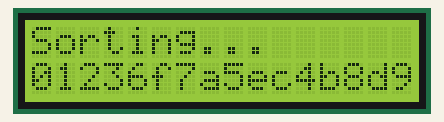
The sketch below on a simulated Arduino Uno, built with avr-gcc and run on an emulated ATmega328P. Parts: 16×2 character LCD. Random numbers use the default seed unless the sketch sets one.

Above: at 0.55 s.
At 13.2 s:
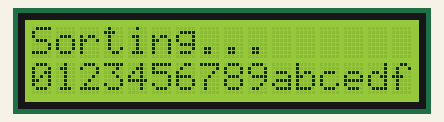
At 19.6 s:
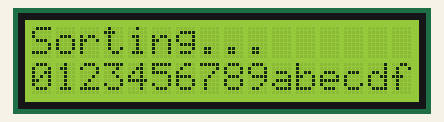
At 25.7 s:
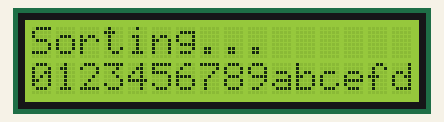
At 31.2 s:
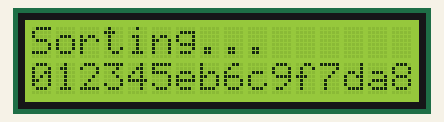
At 39.2 s:
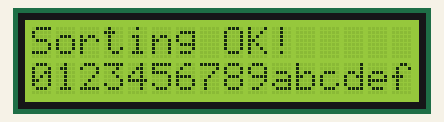

The sketch:

quickSortDisplay.ino
```cpp
#include <LiquidCrystal.h>

const int rs = 12, en = 11, d4 = 5, d5 = 4, d6 = 3, d7 = 2;
LiquidCrystal lcd(rs, en, d4, d5, d6, d7);

void setup() {
    lcd.begin(16, 2);
}

int partition(char array[], int length, int start, int end) {
    int pivotIndex = end;
    int leftIndex = start;
    int rightIndex = pivotIndex - 1;

    while (true) {
        while (array[leftIndex] < array[pivotIndex]) {
            leftIndex++;
        }

        while (array[rightIndex] > array[pivotIndex]) {
            rightIndex--;
        }

        if (leftIndex >= rightIndex) {
            break;
        }

        char temp = array[leftIndex];
        array[leftIndex] = array[rightIndex];
        array[rightIndex] = temp;
        temp = NULL;
    }

    char temp = array[leftIndex];
    array[leftIndex] = array[pivotIndex];
    array[pivotIndex] = temp;
    temp = NULL;

    return leftIndex;
}

void quickSort(char array[], int length, int start, int end) {
    delay(100);

    lcd.clear();
    lcd.setCursor(0, 0);
    lcd.print("Sorting...");
    lcd.setCursor(0, 1);
    // lcd.print("[");
    for (int i = 0; i < length; i++) {
        lcd.print(array[i]);
        // if (i == length - 1) {
        //     break;
        // } else {
        //     lcd.print(",");
        // }
    }
    // lcd.print("]");

    if (end - start <= 0) {
        return;
    }

    int pivot = partition(array, length, start, end);

    quickSort(array, length, start, pivot - 1);
    quickSort(array, length, pivot + 1, end);
}

void loop() {
    //char alphabet[16] = {'0', '1', '2', '3', '4', '5', '6', '7', '8', '9', 'A', 'B', 'C', 'D', 'E', 'F'};
    char myArray[16] = {'0', '1', '2', '3', '4', '5', '6', '7', '8', '9', 'a', 'b', 'c', 'd', 'e', 'f'};

    // int count = 0;
    // int i = 0;

    for (int i = 0; i < 100; i++) {
        int left = random(0, 16);
        int right = random(0, 16);

        if (left == right) {
            continue;
        }

        int temp = myArray[left];
        myArray[left] = myArray[right];
        myArray[right] = temp;
    }

    // while (count < 15) {
    //     int randomIndex = random(0, 16);

    //     if (alphabet[randomIndex] == NULL) {
    //         continue;
    //     }

    //     myArray[i] = alphabet[randomIndex];
    //     alphabet[randomIndex] = NULL;
    //     count++;
    //     i++;
    // }

    int arrayLength = sizeof(myArray) / sizeof(myArray[0]);

    quickSort(myArray, arrayLength, 0, arrayLength - 1);

    lcd.clear();
    lcd.setCursor(0, 0);
    lcd.print("Sorting OK!");
    lcd.setCursor(0, 1);
    // lcd.print("[");
    for (int i = 0; i < arrayLength; i++) {
        lcd.print(myArray[i]);
        // if (i == arrayLength - 1) {
        //     break;
        // } else {
        //     lcd.print(",");
        // }
    }
    // lcd.print("]");

    delay(800);
}
```

Measured:
- what the display in image 1 shows lasts 1.2 s, from 13.1 s to 14.3 s
- what the display in image 2 shows lasts 0.7 s, from 19.5 s to 20.2 s
- what the display in image 3 shows lasts 0.8 s, from 25.6 s to 26.4 s
